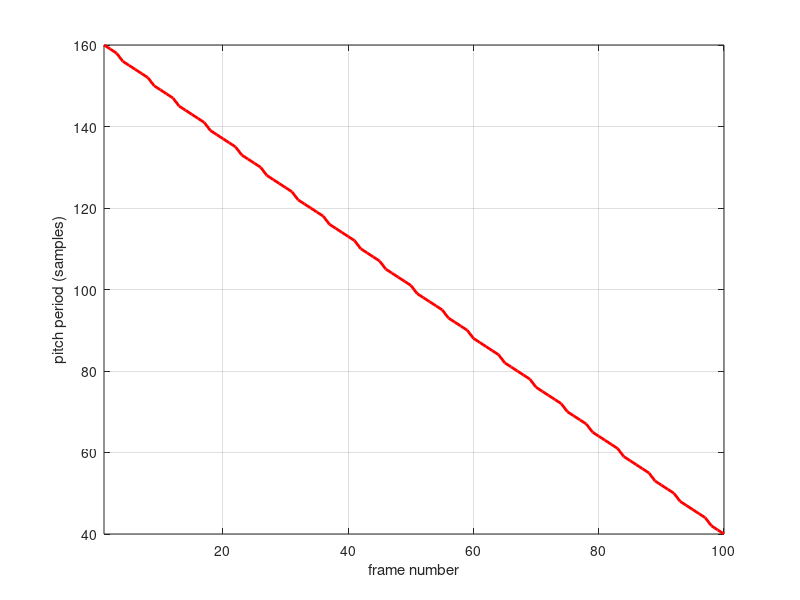
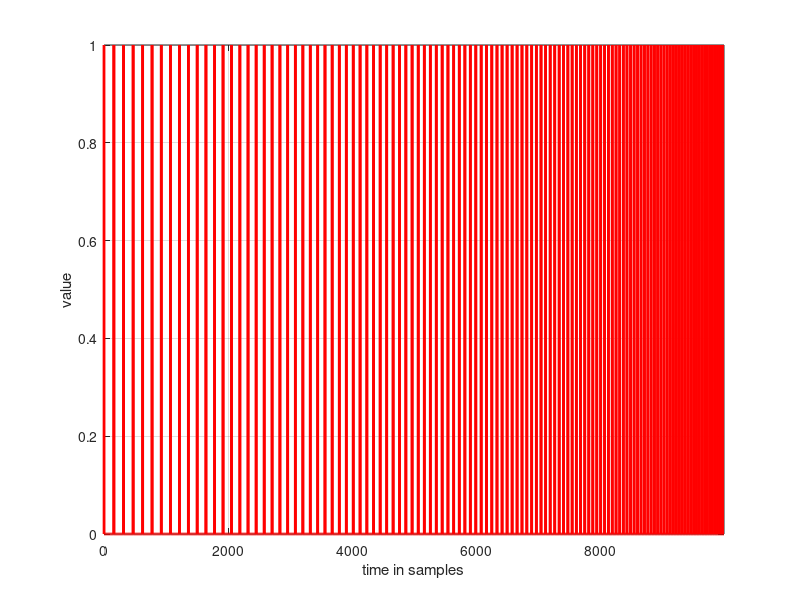
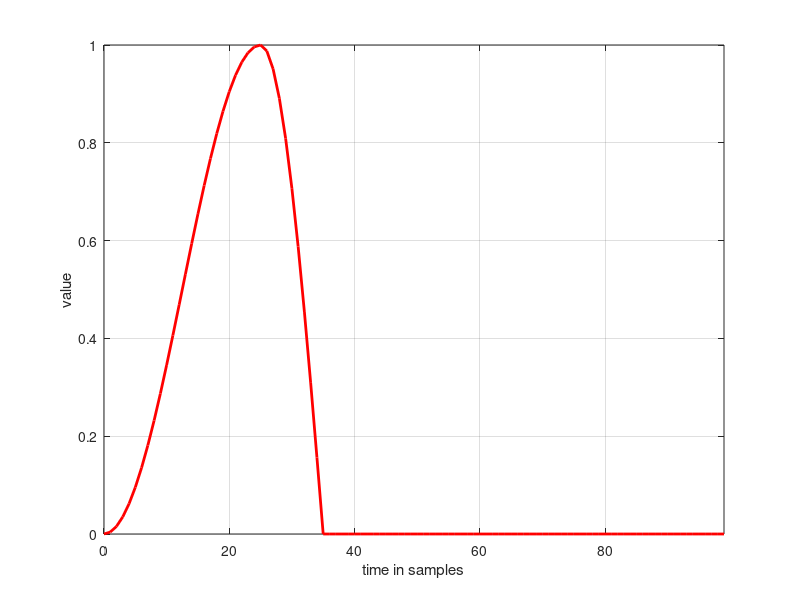

MATLAB code to generate these figures, in order: (Note: this script raises an error after producing the figures.)
% create pitch period contour -- create_pitch_period_contour.m
%
    clear all;
    
% create linear contour starting at PP_Begin at frame 1 and ending at
% PP_End at frame nfrm
    PP_Begin=160;
    PP_End=40;
    nfrm=100;
    fs=10000;
    R=10*fs/1000;
    
% create array of pitch periods
    PP(1:nfrm)=round(PP_Begin+(PP_End-PP_Begin).*(0:nfrm-1)/(nfrm-1));
    figure;plot(1:nfrm,PP,'r','LineWidth',2);xlabel('frame number');
    ylabel('pitch period (samples)'),grid on;axis tight;

% create pitch pulse contour
    e=zeros(nfrm*R,1);
    e(1)=1;
    esav=1;
    Rind=R;
    for i=1:nfrm;
        while (esav+PP(i) < Rind)
            e(esav+PP(i))=1;
            esav=esav+PP(i);
        end
        Rind=Rind+R;
    end
        
% plot pitch excitation
    figure;plot(0:length(e)-1,e,'r','LineWidth',2);
    xlabel('time in samples');ylabel('value');grid on;axis tight;
  
    alpha1=0.25;
    alpha2=0.10;
    period=10*fs/1000;
% form rosenberg pulse
    n1=round(period*alpha1);
    n2=round(period*alpha2);
    g=[];
    x1=0:n1;
    g=[g 0.5*(1-cos(pi*x1/n1))];
    x2=1:n2;
    g=[g cos(pi*x2/(2*n2))];
    g=[g zeros(1,period-length(g))];
    
% plot glottal pulse
    figure;plot(0:period-1,g,'r','LineWidth',2);xlabel('time in samples');
    ylabel('value');grid on;axis tight;
    
% Inputs:
%   ivowel: index of one of 10 vowels
%   fs: signal processing sampling rate
%   nfft: fft size
%   pd: pitch period in samples
%   nsamp: number of samples in vowel sound

% read in vowel formants and bandwidth choices for set of 10 vowels
% mat file vowels_fmts_bw.mat loads list of vowel names, vowels(10,2),
% formants (10,3), and bandwidths (1,4)
    str=load('vowels_fmts_bw.mat');
    bandwidths=str.bandwidths;
    formants=str.formants;
    vowels=str.vowels;
    
% generate selected vowel impulse response using 3 formants (fourth fixed
% at 4000 Hz), and 4 bandwidths; impulse response generated by using an
% impulse at the input of the first of 4 second-order systems, with the
% output of each system being used to excite the next second-order system
    nfft=2048;
    ivowel=10;
    xin=[1 zeros(1,nfft/2-1)];
    for resonance=1:4
        if (resonance < 4)
            f=formants(ivowel,resonance);
        else
            f=4000;
        end
        bw=bandwidths(1,resonance);
        num=1-2*exp(-bw*2*pi/fs)*cos(2*pi*f/fs)+exp(-2*bw*2*pi/fs);
        den=[1 -2*exp(-bw*2*pi/fs)*cos(2*pi*f/fs) exp(-2*bw*2*pi/fs)];
        yout=filter(num,den,xin);
        xin=yout;
    end
    
% plot vowel response
    figure;subplot(211),plot(0:199,xin(1:200),'k');xlabel('time in samples');
    ylabel('value');grid on;axis tight;
    YOUT=fft(yout,nfft);
    YOUTL=20*log10(abs(YOUT));
    subplot(212),plot(0:fs/nfft:fs/2,YOUTL(1:nfft/2+1),'r','LineWidth',2);
    xlabel('frequency');ylabel('log magnitude (dB)');grid on; axis tight;
    
% convolve vowel response with glottal pulse and then with pitch excitation
    y1=conv(xin,g);
    y2=conv(y1,e);
    
% plot convolved sequence
    figure;plot(0:499,y2(1:500),'r','LineWidth',2);xlabel('time in samples');
    ylabel('value');grid on;axis tight;
    
% play out convolved sequence
    soundsc(y2,fs);
    
% plot linear and log magnitude spectrums
    clear Y2 Y2A  Y2L;
    Y2=fft(y2(1:500),nfft);
    Y2A=abs(Y2);
    Y2L=20*log10(Y2A);
    figure;subplot(211),plot(0:fs/nfft:fs/2,Y2A(1:nfft/2+1),'r');grid on;
    axis tight;
    subplot(212),plot(0:fs/nfft:fs/2,Y2L(1:nfft/2+1),'b');
    xlabel('frequency'),ylabel('linear/log magnitude');grid on; axis tight;